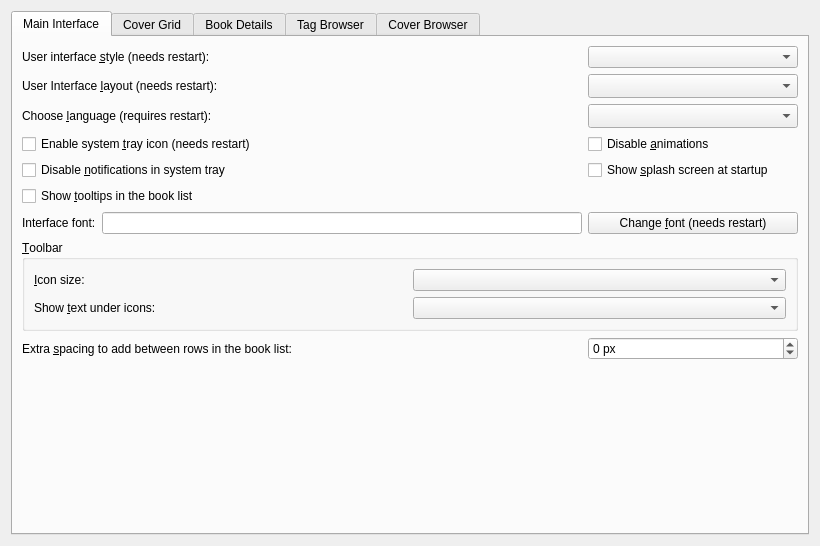
<?xml version="1.0" encoding="UTF-8"?>
<ui version="4.0">
 <class>Form</class>
 <widget class="QWidget" name="Form">
  <property name="geometry">
   <rect>
    <x>0</x>
    <y>0</y>
    <width>820</width>
    <height>546</height>
   </rect>
  </property>
  <property name="windowTitle">
   <string>Form</string>
  </property>
  <layout class="QGridLayout" name="gridLayout_2">
   <item row="0" column="0">
    <widget class="QTabWidget" name="tabWidget">
     <property name="currentIndex">
      <number>0</number>
     </property>
     <widget class="QWidget" name="tab">
      <attribute name="icon">
       <iconset resource="../../../../resources/images.qrc">
        <normaloff>:/images/lt.png</normaloff>:/images/lt.png</iconset>
      </attribute>
      <attribute name="title">
       <string>Main Interface</string>
      </attribute>
      <layout class="QGridLayout" name="gridLayout_9">
       <item row="2" column="1">
        <widget class="QComboBox" name="opt_language">
         <property name="sizeAdjustPolicy">
          <enum>QComboBox::AdjustToMinimumContentsLengthWithIcon</enum>
         </property>
         <property name="minimumContentsLength">
          <number>20</number>
         </property>
        </widget>
       </item>
       <item row="3" column="0">
        <widget class="QCheckBox" name="opt_systray_icon">
         <property name="text">
          <string>Enable system &amp;tray icon (needs restart)</string>
         </property>
        </widget>
       </item>
       <item row="9" column="0">
        <spacer name="verticalSpacer_3">
         <property name="orientation">
          <enum>Qt::Vertical</enum>
         </property>
         <property name="sizeHint" stdset="0">
          <size>
           <width>20</width>
           <height>40</height>
          </size>
         </property>
        </spacer>
       </item>
       <item row="1" column="0">
        <widget class="QLabel" name="label_17">
         <property name="text">
          <string>User Interface &amp;layout (needs restart):</string>
         </property>
         <property name="buddy">
          <cstring>opt_gui_layout</cstring>
         </property>
        </widget>
       </item>
       <item row="1" column="1">
        <widget class="QComboBox" name="opt_gui_layout">
         <property name="maximumSize">
          <size>
           <width>250</width>
           <height>16777215</height>
          </size>
         </property>
         <property name="sizeAdjustPolicy">
          <enum>QComboBox::AdjustToMinimumContentsLengthWithIcon</enum>
         </property>
         <property name="minimumContentsLength">
          <number>20</number>
         </property>
        </widget>
       </item>
       <item row="3" column="1">
        <widget class="QCheckBox" name="opt_disable_animations">
         <property name="toolTip">
          <string>Disable all animations. Useful if you have a slow/old computer.</string>
         </property>
         <property name="text">
          <string>Disable &amp;animations</string>
         </property>
        </widget>
       </item>
       <item row="4" column="0">
        <widget class="QCheckBox" name="opt_disable_tray_notification">
         <property name="text">
          <string>Disable &amp;notifications in system tray</string>
         </property>
        </widget>
       </item>
       <item row="4" column="1">
        <widget class="QCheckBox" name="opt_show_splash_screen">
         <property name="text">
          <string>Show &amp;splash screen at startup</string>
         </property>
        </widget>
       </item>
       <item row="6" column="0">
        <layout class="QHBoxLayout" name="horizontalLayout">
         <item>
          <widget class="QLabel" name="label_2">
           <property name="text">
            <string>Interface font:</string>
           </property>
           <property name="buddy">
            <cstring>font_display</cstring>
           </property>
          </widget>
         </item>
         <item>
          <widget class="QLineEdit" name="font_display">
           <property name="readOnly">
            <bool>true</bool>
           </property>
          </widget>
         </item>
        </layout>
       </item>
       <item row="6" column="1">
        <widget class="QPushButton" name="change_font_button">
         <property name="text">
          <string>Change &amp;font (needs restart)</string>
         </property>
        </widget>
       </item>
       <item row="0" column="0">
        <widget class="QLabel" name="label_widget_style">
         <property name="text">
          <string>User interface &amp;style (needs restart):</string>
         </property>
         <property name="buddy">
          <cstring>opt_ui_style</cstring>
         </property>
        </widget>
       </item>
       <item row="7" column="0" colspan="2">
        <widget class="QGroupBox" name="groupBox_2">
         <property name="title">
          <string>&amp;Toolbar</string>
         </property>
         <layout class="QGridLayout" name="gridLayout_8">
          <item row="0" column="1">
           <widget class="QComboBox" name="opt_toolbar_icon_size"/>
          </item>
          <item row="0" column="0">
           <widget class="QLabel" name="label_5">
            <property name="text">
             <string>&amp;Icon size:</string>
            </property>
            <property name="buddy">
             <cstring>opt_toolbar_icon_size</cstring>
            </property>
           </widget>
          </item>
          <item row="1" column="1">
           <widget class="QComboBox" name="opt_toolbar_text"/>
          </item>
          <item row="1" column="0">
           <widget class="QLabel" name="label_8">
            <property name="text">
             <string>Show &amp;text under icons:</string>
            </property>
            <property name="buddy">
             <cstring>opt_toolbar_text</cstring>
            </property>
           </widget>
          </item>
         </layout>
        </widget>
       </item>
       <item row="2" column="0">
        <widget class="QLabel" name="label_7">
         <property name="text">
          <string>Choose &amp;language (requires restart):</string>
         </property>
         <property name="buddy">
          <cstring>opt_language</cstring>
         </property>
        </widget>
       </item>
       <item row="0" column="1">
        <widget class="QComboBox" name="opt_ui_style"/>
       </item>
       <item row="5" column="0">
        <widget class="QCheckBox" name="opt_book_list_tooltips">
         <property name="text">
          <string>Show &amp;tooltips in the book list</string>
         </property>
        </widget>
       </item>
       <item row="8" column="0">
        <widget class="QLabel" name="label_4">
         <property name="text">
          <string>Extra &amp;spacing to add between rows in the book list:</string>
         </property>
         <property name="buddy">
          <cstring>opt_book_list_extra_row_spacing</cstring>
         </property>
        </widget>
       </item>
       <item row="8" column="1">
        <widget class="QSpinBox" name="opt_book_list_extra_row_spacing">
         <property name="suffix">
          <string> px</string>
         </property>
         <property name="minimum">
          <number>-5</number>
         </property>
        </widget>
       </item>
      </layout>
     </widget>
     <widget class="QWidget" name="cover_grid_tab">
      <attribute name="icon">
       <iconset resource="../../../../resources/images.qrc">
        <normaloff>:/images/grid.png</normaloff>:/images/grid.png</iconset>
      </attribute>
      <attribute name="title">
       <string>Cover Grid</string>
      </attribute>
      <layout class="QVBoxLayout" name="verticalLayout">
       <item>
        <widget class="QLabel" name="label_19">
         <property name="text">
          <string>Control the cover grid view. You can enable this view by clicking the grid button in the bottom right corner of the main calibre window.</string>
         </property>
         <property name="wordWrap">
          <bool>true</bool>
         </property>
        </widget>
       </item>
       <item>
        <spacer name="verticalSpacer_6">
         <property name="orientation">
          <enum>Qt::Vertical</enum>
         </property>
         <property name="sizeType">
          <enum>QSizePolicy::Fixed</enum>
         </property>
         <property name="sizeHint" stdset="0">
          <size>
           <width>20</width>
           <height>10</height>
          </size>
         </property>
        </spacer>
       </item>
       <item>
        <widget class="QCheckBox" name="opt_cover_grid_show_title">
         <property name="text">
          <string>Show a field (such as title) &amp;under the covers</string>
         </property>
        </widget>
       </item>
       <item>
        <layout class="QHBoxLayout" name="horizontalLayout_2">
         <item>
          <widget class="QLabel" name="label_14">
           <property name="text">
            <string>&amp;Field to show under the covers:</string>
           </property>
           <property name="buddy">
            <cstring>opt_field_under_covers_in_grid</cstring>
           </property>
          </widget>
         </item>
         <item>
          <widget class="QComboBox" name="opt_field_under_covers_in_grid"/>
         </item>
         <item>
          <spacer name="horizontalSpacer_2">
           <property name="orientation">
            <enum>Qt::Horizontal</enum>
           </property>
           <property name="sizeHint" stdset="0">
            <size>
             <width>40</width>
             <height>20</height>
            </size>
           </property>
          </spacer>
         </item>
        </layout>
       </item>
       <item>
        <layout class="QHBoxLayout" name="horizontalLayout_3">
         <item>
          <widget class="QLabel" name="label_16">
           <property name="text">
            <string>&amp;Spacing between covers:</string>
           </property>
           <property name="buddy">
            <cstring>opt_cover_grid_spacing</cstring>
           </property>
          </widget>
         </item>
         <item>
          <widget class="QDoubleSpinBox" name="opt_cover_grid_spacing">
           <property name="toolTip">
            <string>The spacing between covers. A value of zero means calculate automatically based on cover size.</string>
           </property>
           <property name="specialValueText">
            <string>Automatic</string>
           </property>
           <property name="suffix">
            <string> cm</string>
           </property>
           <property name="decimals">
            <number>2</number>
           </property>
           <property name="singleStep">
            <double>0.100000000000000</double>
           </property>
          </widget>
         </item>
         <item>
          <spacer name="horizontalSpacer">
           <property name="orientation">
            <enum>Qt::Horizontal</enum>
           </property>
           <property name="sizeHint" stdset="0">
            <size>
             <width>40</width>
             <height>20</height>
            </size>
           </property>
          </spacer>
         </item>
        </layout>
       </item>
       <item>
        <widget class="QGroupBox" name="cg_background_box">
         <property name="title">
          <string>Background for the cover grid</string>
         </property>
         <layout class="QGridLayout" name="gridLayout_5"/>
        </widget>
       </item>
       <item>
        <widget class="QGroupBox" name="groupBox_4">
         <property name="title">
          <string>Cover size</string>
         </property>
         <layout class="QGridLayout" name="gridLayout_4">
          <item row="3" column="0" colspan="5">
           <widget class="QLabel" name="cover_grid_aspect_ratio">
            <property name="text">
             <string/>
            </property>
           </widget>
          </item>
          <item row="1" column="0">
           <widget class="QLabel" name="label_11">
            <property name="text">
             <string>Cover &amp;Width: </string>
            </property>
            <property name="buddy">
             <cstring>opt_cover_grid_width</cstring>
            </property>
           </widget>
          </item>
          <item row="1" column="1">
           <widget class="QDoubleSpinBox" name="opt_cover_grid_width">
            <property name="toolTip">
             <string>The width of displayed covers.
A value of zero means calculate automatically.</string>
            </property>
            <property name="specialValueText">
             <string>Automatic</string>
            </property>
            <property name="suffix">
             <string> cm</string>
            </property>
            <property name="decimals">
             <number>1</number>
            </property>
           </widget>
          </item>
          <item row="1" column="2">
           <widget class="QPushButton" name="cover_grid_larger_cover">
            <property name="toolTip">
             <string>Make the covers larger, maintaining current aspect ratio.</string>
            </property>
            <property name="text">
             <string>&amp;Larger covers</string>
            </property>
            <property name="icon">
             <iconset resource="../../../../resources/images.qrc">
              <normaloff>:/images/plus.png</normaloff>:/images/plus.png</iconset>
            </property>
           </widget>
          </item>
          <item row="2" column="0">
           <widget class="QLabel" name="label_12">
            <property name="text">
             <string>Cover &amp;Height: </string>
            </property>
            <property name="buddy">
             <cstring>opt_cover_grid_height</cstring>
            </property>
           </widget>
          </item>
          <item row="2" column="1">
           <widget class="QDoubleSpinBox" name="opt_cover_grid_height">
            <property name="toolTip">
             <string>The height of displayed covers.
A value of zero means calculate automatically.</string>
            </property>
            <property name="specialValueText">
             <string>Automatic</string>
            </property>
            <property name="suffix">
             <string> cm</string>
            </property>
            <property name="decimals">
             <number>1</number>
            </property>
           </widget>
          </item>
          <item row="2" column="2">
           <widget class="QPushButton" name="cover_grid_smaller_cover">
            <property name="toolTip">
             <string>Make the covers smaller, maintaining current aspect ratio.</string>
            </property>
            <property name="text">
             <string>&amp;Smaller covers</string>
            </property>
            <property name="icon">
             <iconset resource="../../../../resources/images.qrc">
              <normaloff>:/images/minus.png</normaloff>:/images/minus.png</iconset>
            </property>
           </widget>
          </item>
          <item row="1" column="4">
           <spacer name="horizontalSpacer_4">
            <property name="orientation">
             <enum>Qt::Horizontal</enum>
            </property>
            <property name="sizeHint" stdset="0">
             <size>
              <width>40</width>
              <height>20</height>
             </size>
            </property>
           </spacer>
          </item>
          <item row="0" column="0" colspan="5">
           <widget class="QLabel" name="label_20">
            <property name="text">
             <string>By default, calibre chooses a cover size based on your computer's screen size. You can change the cover size here:</string>
            </property>
            <property name="wordWrap">
             <bool>true</bool>
            </property>
           </widget>
          </item>
          <item row="1" column="3" rowspan="2">
           <widget class="QPushButton" name="cover_grid_reset_size">
            <property name="toolTip">
             <string>Reset size to automatic</string>
            </property>
            <property name="text">
             <string>&amp;Reset size</string>
            </property>
           </widget>
          </item>
         </layout>
        </widget>
       </item>
       <item>
        <widget class="QGroupBox" name="groupBox_3">
         <property name="title">
          <string>Caching of covers for improved performance</string>
         </property>
         <layout class="QGridLayout" name="gridLayout">
          <item row="0" column="0" colspan="5">
           <widget class="QLabel" name="label_13">
            <property name="text">
             <string>There are two kinds of caches that calibre uses to improve performance when rendering covers in the grid view. A disk cache that is kept on your hard disk and stores the cover thumbnails and an in memory cache used to ensure flicker free rendering of covers. For best results, keep the memory cache small and the disk cache large, unless you have a lot of extra RAM in your computer and dont mind it being used by the memory cache.</string>
            </property>
            <property name="wordWrap">
             <bool>true</bool>
            </property>
           </widget>
          </item>
          <item row="1" column="0" colspan="2">
           <widget class="QLabel" name="label_15">
            <property name="text">
             <string>Number of covers to cache in &amp;memory (keep this small):</string>
            </property>
            <property name="buddy">
             <cstring>opt_cover_grid_cache_size</cstring>
            </property>
           </widget>
          </item>
          <item row="1" column="2">
           <widget class="QSpinBox" name="opt_cover_grid_cache_size">
            <property name="toolTip">
             <string>The maximum number of covers to keep in memory. Increasing this will make rendering faster, at the cost of more memory usage.</string>
            </property>
            <property name="maximum">
             <number>50000</number>
            </property>
           </widget>
          </item>
          <item row="2" column="0" colspan="2">
           <widget class="QLabel" name="label_18">
            <property name="text">
             <string>Maximum amount of disk space to use for caching thumbnails: </string>
            </property>
           </widget>
          </item>
          <item row="2" column="2">
           <widget class="QSpinBox" name="opt_cover_grid_disk_cache_size">
            <property name="specialValueText">
             <string>Disable</string>
            </property>
            <property name="suffix">
             <string> MB</string>
            </property>
            <property name="minimum">
             <number>100</number>
            </property>
            <property name="singleStep">
             <number>100</number>
            </property>
           </widget>
          </item>
          <item row="2" column="3" colspan="2">
           <widget class="QLabel" name="cover_grid_current_disk_cache">
            <property name="text">
             <string/>
            </property>
           </widget>
          </item>
          <item row="3" column="0">
           <widget class="QPushButton" name="cover_grid_empty_cache">
            <property name="text">
             <string>Empty disk cache</string>
            </property>
           </widget>
          </item>
          <item row="3" column="2" colspan="3">
           <spacer name="horizontalSpacer_3">
            <property name="orientation">
             <enum>Qt::Horizontal</enum>
            </property>
            <property name="sizeHint" stdset="0">
             <size>
              <width>310</width>
              <height>20</height>
             </size>
            </property>
           </spacer>
          </item>
          <item row="3" column="1">
           <widget class="QPushButton" name="cover_grid_open_cache">
            <property name="text">
             <string>Open cache directory</string>
            </property>
           </widget>
          </item>
          <item row="1" column="3">
           <spacer name="horizontalSpacer_5">
            <property name="orientation">
             <enum>Qt::Horizontal</enum>
            </property>
            <property name="sizeHint" stdset="0">
             <size>
              <width>40</width>
              <height>20</height>
             </size>
            </property>
           </spacer>
          </item>
         </layout>
        </widget>
       </item>
       <item>
        <spacer name="verticalSpacer">
         <property name="orientation">
          <enum>Qt::Vertical</enum>
         </property>
         <property name="sizeHint" stdset="0">
          <size>
           <width>20</width>
           <height>40</height>
          </size>
         </property>
        </spacer>
       </item>
      </layout>
     </widget>
     <widget class="QWidget" name="tab_4">
      <attribute name="icon">
       <iconset resource="../../../../resources/images.qrc">
        <normaloff>:/images/book.png</normaloff>:/images/book.png</iconset>
      </attribute>
      <attribute name="title">
       <string>Book Details</string>
      </attribute>
      <layout class="QGridLayout" name="gridLayout_12">
       <item row="2" column="1">
        <widget class="QLabel" name="label_3">
         <property name="text">
          <string>Note that &lt;b&gt;comments&lt;/b&gt; will always be displayed at the end, regardless of the position you assign here.</string>
         </property>
         <property name="wordWrap">
          <bool>true</bool>
         </property>
        </widget>
       </item>
       <item row="0" column="1">
        <widget class="QCheckBox" name="opt_use_roman_numerals_for_series_number">
         <property name="text">
          <string>Use &amp;Roman numerals for series</string>
         </property>
         <property name="checked">
          <bool>true</bool>
         </property>
        </widget>
       </item>
       <item row="2" column="0" rowspan="2">
        <widget class="QGroupBox" name="groupBox">
         <property name="title">
          <string>Select displayed metadata</string>
         </property>
         <layout class="QGridLayout" name="gridLayout_3">
          <item row="0" column="1">
           <widget class="QToolButton" name="df_up_button">
            <property name="toolTip">
             <string>Move up</string>
            </property>
            <property name="icon">
             <iconset resource="../../../../resources/images.qrc">
              <normaloff>:/images/arrow-up.png</normaloff>:/images/arrow-up.png</iconset>
            </property>
           </widget>
          </item>
          <item row="2" column="1">
           <widget class="QToolButton" name="df_down_button">
            <property name="toolTip">
             <string>Move down</string>
            </property>
            <property name="icon">
             <iconset resource="../../../../resources/images.qrc">
              <normaloff>:/images/arrow-down.png</normaloff>:/images/arrow-down.png</iconset>
            </property>
           </widget>
          </item>
          <item row="0" column="0" rowspan="3">
           <widget class="QListView" name="field_display_order">
            <property name="alternatingRowColors">
             <bool>true</bool>
            </property>
           </widget>
          </item>
          <item row="1" column="1">
           <spacer name="verticalSpacer_5">
            <property name="orientation">
             <enum>Qt::Vertical</enum>
            </property>
            <property name="sizeHint" stdset="0">
             <size>
              <width>20</width>
              <height>40</height>
             </size>
            </property>
           </spacer>
          </item>
         </layout>
        </widget>
       </item>
       <item row="0" column="0">
        <layout class="QHBoxLayout">
         <item>
          <widget class="QLabel" name="label">
           <property name="text">
            <string>Default author link template:</string>
           </property>
           <property name="buddy">
            <cstring>opt_default_author_link</cstring>
           </property>
          </widget>
         </item>
         <item>
          <widget class="QLineEdit" name="opt_default_author_link">
           <property name="toolTip">
            <string>&lt;p&gt;Enter a template to be used to create a link for
an author in the books information dialog. This template will
be used when no link has been provided for the author using
Manage Authors. You can use the values {author} and
{author_sort}, and any template function.</string>
           </property>
          </widget>
         </item>
        </layout>
       </item>
       <item row="1" column="0" colspan="2">
        <layout class="QHBoxLayout">
         <item>
          <widget class="QCheckBox" name="opt_bd_show_cover">
           <property name="text">
            <string>Show &amp;cover in the book details panel</string>
           </property>
          </widget>
         </item>
         <item>
          <widget class="QCheckBox" name="opt_bd_overlay_cover_size">
           <property name="toolTip">
            <string>Show the size of the book's cover in pixels</string>
           </property>
           <property name="text">
            <string>Show cover &amp;size</string>
           </property>
          </widget>
         </item>
         <item>
          <spacer name="horizontalSpacer_bd1">
           <property name="orientation">
            <enum>Qt::Horizontal</enum>
           </property>
           <property name="sizeHint" stdset="0">
            <size>
             <width>20</width>
             <height>0</height>
            </size>
           </property>
          </spacer>
         </item>
        </layout>
       </item>
      </layout>
     </widget>
     <widget class="QWidget" name="tab_2">
      <attribute name="icon">
       <iconset resource="../../../../resources/images.qrc">
        <normaloff>:/images/tags.png</normaloff>:/images/tags.png</iconset>
      </attribute>
      <attribute name="title">
       <string>Tag Browser</string>
      </attribute>
      <layout class="QGridLayout" name="gridLayout_10">
       <item row="3" column="2" colspan="3">
        <widget class="EditWithComplete" name="opt_categories_using_hierarchy">
         <property name="toolTip">
          <string>A comma-separated list of categories in which items containing
periods are displayed in the tag browser trees. For example, if
this box contains 'tags' then tags of the form 'Mystery.English'
and 'Mystery.Thriller' will be displayed with English and Thriller
both under 'Mystery'. If 'tags' is not in this box,
then the tags will be displayed each on their own line.</string>
         </property>
        </widget>
       </item>
       <item row="0" column="0" colspan="2">
        <widget class="QLabel" name="label_9">
         <property name="text">
          <string>Tags browser category &amp;partitioning method:</string>
         </property>
         <property name="buddy">
          <cstring>opt_tags_browser_partition_method</cstring>
         </property>
        </widget>
       </item>
       <item row="0" column="2">
        <widget class="QComboBox" name="opt_tags_browser_partition_method">
         <property name="toolTip">
          <string>Choose how tag browser subcategories are displayed when
there are more items than the limit. Select by first
letter to see an A, B, C list. Choose partitioned to
have a list of fixed-sized groups. Set to disabled
if you never want subcategories</string>
         </property>
        </widget>
       </item>
       <item row="0" column="3">
        <widget class="QLabel" name="label_10">
         <property name="text">
          <string>&amp;Collapse when more items than:</string>
         </property>
         <property name="buddy">
          <cstring>opt_tags_browser_collapse_at</cstring>
         </property>
        </widget>
       </item>
       <item row="0" column="4">
        <widget class="QSpinBox" name="opt_tags_browser_collapse_at">
         <property name="toolTip">
          <string>If a Tag Browser category has more than this number of items, it is divided
up into subcategories. If the partition method is set to disable, this value is ignored.</string>
         </property>
         <property name="maximum">
          <number>10000</number>
         </property>
        </widget>
       </item>
       <item row="5" column="0" colspan="5">
        <spacer name="verticalSpacer_2">
         <property name="orientation">
          <enum>Qt::Vertical</enum>
         </property>
         <property name="sizeHint" stdset="0">
          <size>
           <width>690</width>
           <height>252</height>
          </size>
         </property>
        </spacer>
       </item>
       <item row="1" column="2">
        <widget class="QLabel" name="label_8111">
         <property name="text">
          <string>Categories not to partition:</string>
         </property>
         <property name="buddy">
          <cstring>opt_tag_browser_dont_collapse</cstring>
         </property>
        </widget>
       </item>
       <item row="1" column="3" colspan="2">
        <widget class="EditWithComplete" name="opt_tag_browser_dont_collapse">
         <property name="toolTip">
          <string>A comma-separated list of categories that are not to
be partitioned even if the number of items is larger than
the value shown above. This option can be used to
avoid collapsing hierarchical categories that have only
a few top-level elements.</string>
         </property>
        </widget>
       </item>
       <item row="2" column="0" colspan="5">
        <widget class="QCheckBox" name="opt_show_avg_rating">
         <property name="text">
          <string>Show &amp;average ratings in the tags browser</string>
         </property>
         <property name="checked">
          <bool>true</bool>
         </property>
        </widget>
       </item>
       <item row="3" column="0">
        <widget class="QLabel" name="label_81">
         <property name="text">
          <string>Categories with &amp;hierarchical items:</string>
         </property>
         <property name="buddy">
          <cstring>opt_categories_using_hierarchy</cstring>
         </property>
        </widget>
       </item>
       <item row="4" column="0" colspan="5">
        <widget class="QCheckBox" name="opt_tag_browser_old_look">
         <property name="text">
          <string>Use &amp;alternating row colors in the Tag Browser</string>
         </property>
        </widget>
       </item>
      </layout>
     </widget>
     <widget class="QWidget" name="tab_3">
      <attribute name="icon">
       <iconset resource="../../../../resources/images.qrc">
        <normaloff>:/images/cover_flow.png</normaloff>:/images/cover_flow.png</iconset>
      </attribute>
      <attribute name="title">
       <string>Cover Browser</string>
      </attribute>
      <layout class="QGridLayout" name="gridLayout_11">
       <item row="0" column="0" colspan="2">
        <widget class="QCheckBox" name="opt_separate_cover_flow">
         <property name="text">
          <string>Show cover &amp;browser in a separate window (needs restart)</string>
         </property>
        </widget>
       </item>
       <item row="1" column="0">
        <widget class="QLabel" name="label_6">
         <property name="text">
          <string>&amp;Number of covers to show in browse mode (needs restart):</string>
         </property>
         <property name="buddy">
          <cstring>opt_cover_flow_queue_length</cstring>
         </property>
        </widget>
       </item>
       <item row="7" column="0" colspan="2">
        <spacer name="verticalSpacer_4">
         <property name="orientation">
          <enum>Qt::Vertical</enum>
         </property>
         <property name="sizeHint" stdset="0">
          <size>
           <width>690</width>
           <height>283</height>
          </size>
         </property>
        </spacer>
       </item>
       <item row="1" column="1">
        <widget class="QSpinBox" name="opt_cover_flow_queue_length"/>
       </item>
       <item row="5" column="0" colspan="2">
        <widget class="QCheckBox" name="opt_cb_fullscreen">
         <property name="text">
          <string>When showing cover browser in separate window, show it &amp;fullscreen</string>
         </property>
        </widget>
       </item>
       <item row="6" column="0" colspan="2">
        <widget class="QLabel" name="fs_help_msg">
         <property name="styleSheet">
          <string notr="true">margin-left: 1.5em</string>
         </property>
         <property name="text">
          <string>You can press the %s keys to toggle full screen mode.</string>
         </property>
         <property name="wordWrap">
          <bool>true</bool>
         </property>
        </widget>
       </item>
       <item row="2" column="0">
        <widget class="QCheckBox" name="opt_cover_browser_reflections">
         <property name="text">
          <string>Show &amp;reflections in the cover browser</string>
         </property>
        </widget>
       </item>
       <item row="3" column="0" colspan="2">
        <widget class="QCheckBox" name="opt_cb_preserve_aspect_ratio">
         <property name="toolTip">
          <string>Show covers in their original aspect ratio instead of resizing
them to all have the same width and height</string>
         </property>
         <property name="text">
          <string>Preserve &amp;aspect ratio of covers displayed in the cover browser</string>
         </property>
        </widget>
       </item>
       <item row="4" column="0">
        <widget class="QCheckBox" name="opt_show_rating_in_cover_browser">
         <property name="text">
          <string>Show book &amp;rating in cover browser</string>
         </property>
        </widget>
       </item>
      </layout>
     </widget>
    </widget>
   </item>
  </layout>
 </widget>
 <customwidgets>
  <customwidget>
   <class>EditWithComplete</class>
   <extends>QComboBox</extends>
   <header>calibre/gui2/complete2.h</header>
  </customwidget>
 </customwidgets>
 <resources>
  <include location="../../../../resources/images.qrc"/>
 </resources>
 <connections>
  <connection>
   <sender>opt_cover_grid_show_title</sender>
   <signal>toggled(bool)</signal>
   <receiver>opt_field_under_covers_in_grid</receiver>
   <slot>setEnabled(bool)</slot>
   <hints>
    <hint type="sourcelabel">
     <x>75</x>
     <y>102</y>
    </hint>
    <hint type="destinationlabel">
     <x>289</x>
     <y>118</y>
    </hint>
   </hints>
  </connection>
 </connections>
</ui>
